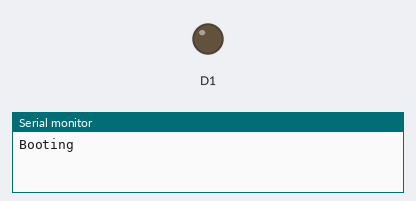
The sketch below on a simulated ESP8266 (NodeMCU). On the bench: output pins drawn as LEDs (lit = HIGH), the last lines printed to the serial monitor. WiFi joins after 1.5 s; servers stay silent unless stated; pins used as bus, display or sensor lines are not drawn.

Above: at 0.1 s.
At 1.7 s:
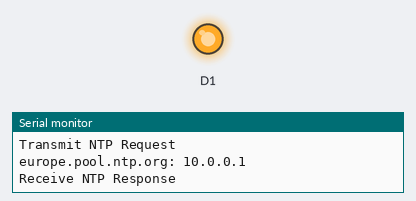
Timing chart, 0 to 3.2 s (numbered marks = the images above):
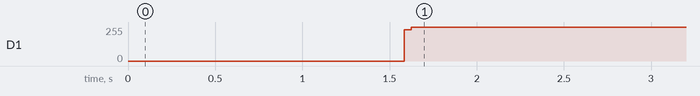

The sketch:

Woodstation.ino
```cpp
#include <TimeLib.h>
#include <ESP8266WiFi.h>
#include <ESP8266mDNS.h>
#include <WiFiUdp.h>
#include <ArduinoOTA.h>

#include "HT1632.h"

#define ESP8266
#define HT1632_CS   D1
#define HT1632_CLK  D5
#define HT1632_MOSI D7


const char* ssid = "**************";
const char* password = "*************";

// NTP Servers:
static const char ntpServerName[] = "europe.pool.ntp.org";
//static const char ntpServerName[] = "time.nist.gov";
//static const char ntpServerName[] = "time-a.timefreq.bldrdoc.gov";
//static const char ntpServerName[] = "time-b.timefreq.bldrdoc.gov";
//static const char ntpServerName[] = "time-c.timefreq.bldrdoc.gov";

int timeZone = 0;     // Central European Time
//const int timeZone = -5;  // Eastern Standard Time (USA)
//const int timeZone = -4;  // Eastern Daylight Time (USA)
//const int timeZone = -8;  // Pacific Standard Time (USA)
//const int timeZone = -7;  // Pacific Daylight Time (USA)


WiFiUDP Udp;
unsigned int localPort = 8888;  // local port to listen for UDP packets

time_t getNtpTime();
void digitalClockDisplay();
void printDigits(int digits);
void sendNTPpacket(IPAddress &address);

void setup()
{
  Serial.begin(115200);
  Serial.println("Booting");
  WiFi.mode(WIFI_STA);
  WiFi.begin(ssid, password);
  while (WiFi.waitForConnectResult() != WL_CONNECTED) {
    Serial.println("Connection Failed! Rebooting...");
    delay(5000);
    ESP.restart();
  }

  // Port defaults to 8266
  // ArduinoOTA.setPort(8266);

  // Hostname defaults to esp8266-[ChipID]
  // ArduinoOTA.setHostname("myesp8266");

  // No authentication by default
  // ArduinoOTA.setPassword((const char *)"123");

  ArduinoOTA.onStart([]() {
    Serial.println("Start");
  });
  ArduinoOTA.onEnd([]() {
    Serial.println("\nEnd");
  });
  ArduinoOTA.onProgress([](unsigned int progress, unsigned int total) {
    Serial.printf("Progress: %u%%\r", (progress / (total / 100)));
  });
  ArduinoOTA.onError([](ota_error_t error) {
    Serial.printf("Error[%u]: ", error);
    if (error == OTA_AUTH_ERROR) Serial.println("Auth Failed");
    else if (error == OTA_BEGIN_ERROR) Serial.println("Begin Failed");
    else if (error == OTA_CONNECT_ERROR) Serial.println("Connect Failed");
    else if (error == OTA_RECEIVE_ERROR) Serial.println("Receive Failed");
    else if (error == OTA_END_ERROR) Serial.println("End Failed");
  });
  ArduinoOTA.begin();
  Serial.println("Ready");
  Serial.print("IP address: ");
  Serial.println(WiFi.localIP());

  Serial.println("Starting UDP");
  Udp.begin(localPort);
  Serial.print("Local port: ");
  Serial.println(Udp.localPort());
  Serial.println("waiting for sync");
  setSyncProvider(getNtpTime);
  setSyncInterval(300);

  Serial.println("Setting up SPI display");
  HT1632.begin(HT1632_CS, HT1632_CLK, HT1632_MOSI);
  HT1632.clear();
  HT1632.setPixel(0,7); // ':' on time display
  HT1632.setPixel(20,7); // ':' on time display
}

time_t prevDisplay = 0; // when the digital clock was displayed

void loop()
{
  if (timeStatus() != timeNotSet) {
    if (now() != prevDisplay) { //update the display only if time has changed
      int newTimeZoneOffset = adjustDstEurope();
      if(newTimeZoneOffset != timeZone)
      {
        Serial.print("Adjusting timezone offset: ");
        Serial.println(newTimeZoneOffset);
        timeZone = newTimeZoneOffset;
        setSyncProvider(getNtpTime);
      }
      prevDisplay = now();
      char buffer[7];
      sprintf(buffer, "%02d%02d%02d", hour(), minute(), second());
      updateTimeDisplay(buffer);
    }
  }
  delay(100);
}

//------------------ Woodstation related data -------------------

static int humidityDisplayBaseAddresses[2][2]=
{
    {0,0},
    {7,0}
};

static int temperatureDisplayBaseAddresses[3][2]=
{
    {0,1},
    {7,1},
    {14,1}
};

static int timeDisplayBaseAddresses[6][2]=
{
    {0,2},  //H
    {7,2}, //H
    {14,2}, //m
    {0,3},  //m
    {7,3}, //s
    {14,3}  //s
};

static int dateDisplayBaseAddresses[8][2]=
{
    {0,4},  //D
    {7,4}, //D
    {14,4}, //M
    {0,5},  //M
    {7,5}, //Y
    {14,5}, //Y
    {1,2},  //Y
    {7,6}  //Y
};

static int sevenSegmentDigits[10][7]=
{
    {1, 1, 1, 1, 1, 1, 0},
    {0, 1, 1, 0, 0, 0, 0},
    {1, 1, 0, 1, 1, 0, 1},
    {1, 1, 1, 1, 0, 0, 1},
    {0, 1, 1, 0, 0, 1, 1},
    {1, 0, 1, 1, 0, 1, 1},
    {1, 0, 1, 1, 1, 1, 1},
    {1, 1, 1, 0, 0, 0, 0},
    {1, 1, 1, 1, 1, 1, 1},
    {1, 1, 1, 1, 0, 1, 1}
};
static int spaceCharacter[7] = {0, 0, 0, 0, 0, 0, 0};
static int minusCharacter[7] = {0, 0, 0, 0, 0, 0, 1};

void writeDisplayCharacterAtIndex(int* sevenSegmentCharBitSequence, int baseAddr, int bitIndex){
  if (!sevenSegmentCharBitSequence)
    return;
  int writeAddr = baseAddr;
  for (int i = 0; i < 7; ++i) {
    if (sevenSegmentCharBitSequence[i]) {
      HT1632.setPixel(writeAddr, bitIndex);
    } else {
      HT1632.clearPixel(writeAddr, bitIndex);
    }
    writeAddr++;
  }
}

void updateTimeDisplay(char* newTime){
  int characterMap[7] = {0, 0, 0, 0, 0, 0, 0};
  int iValue = 0;
  char cValue = '0';
  //HT1632.clear();
  for(int timeDigitIndex = 0; timeDigitIndex < 6; timeDigitIndex++){
    cValue = newTime[timeDigitIndex];
    iValue = atoi(&cValue);
    int baseAddr = timeDisplayBaseAddresses[timeDigitIndex][0];
    int bitIndex = timeDisplayBaseAddresses[timeDigitIndex][1];
    writeDisplayCharacterAtIndex(sevenSegmentDigits[iValue], baseAddr, bitIndex);
  }
  HT1632.render();
}


//-------------------- Time related data ------------------------


int adjustDstEurope()
{
 // last sunday of march
 int beginDSTDate=  (31 - (5* year() /4 + 4) % 7);
 //Serial.println(beginDSTDate);
 int beginDSTMonth=3;
 //last sunday of october
 int endDSTDate= (31 - (5 * year() /4 + 1) % 7);
 //Serial.println(endDSTDate);
 int endDSTMonth=10;
 // DST is valid as:
 if (((month() > beginDSTMonth) && (month() < endDSTMonth))
     || ((month() == beginDSTMonth) && (day() >= beginDSTDate))
     || ((month() == endDSTMonth) && (day() <= endDSTDate)))
 return 2;  // DST europe = utc +2 hour
 else return 1; // nonDST europe = utc +1 hour
}

/*-------- NTP code ----------*/

const int NTP_PACKET_SIZE = 48; // NTP time is in the first 48 bytes of message
byte packetBuffer[NTP_PACKET_SIZE]; //buffer to hold incoming & outgoing packets

time_t getNtpTime()
{
  IPAddress ntpServerIP; // NTP server's ip address

  while (Udp.parsePacket() > 0) ; // discard any previously received packets
  Serial.println("Transmit NTP Request");
  // get a random server from the pool
  WiFi.hostByName(ntpServerName, ntpServerIP);
  Serial.print(ntpServerName);
  Serial.print(": ");
  Serial.println(ntpServerIP);
  sendNTPpacket(ntpServerIP);
  uint32_t beginWait = millis();
  while (millis() - beginWait < 1500) {
    int size = Udp.parsePacket();
    if (size >= NTP_PACKET_SIZE) {
      Serial.println("Receive NTP Response");
      Udp.read(packetBuffer, NTP_PACKET_SIZE);  // read packet into the buffer
      unsigned long secsSince1900;
      // convert four bytes starting at location 40 to a long integer
      secsSince1900 =  (unsigned long)packetBuffer[40] << 24;
      secsSince1900 |= (unsigned long)packetBuffer[41] << 16;
      secsSince1900 |= (unsigned long)packetBuffer[42] << 8;
      secsSince1900 |= (unsigned long)packetBuffer[43];
      return secsSince1900 - 2208988800UL + timeZone * SECS_PER_HOUR;
    }
  }
  Serial.println("No NTP Response :-(");
  return 0; // return 0 if unable to get the time
}

// send an NTP request to the time server at the given address
void sendNTPpacket(IPAddress &address)
{
  // set all bytes in the buffer to 0
  memset(packetBuffer, 0, NTP_PACKET_SIZE);
  // Initialize values needed to form NTP request
  // (see URL above for details on the packets)
  packetBuffer[0] = 0b11100011;   // LI, Version, Mode
  packetBuffer[1] = 0;     // Stratum, or type of clock
  packetBuffer[2] = 6;     // Polling Interval
  packetBuffer[3] = 0xEC;  // Peer Clock Precision
  // 8 bytes of zero for Root Delay & Root Dispersion
  packetBuffer[12] = 49;
  packetBuffer[13] = 0x4E;
  packetBuffer[14] = 49;
  packetBuffer[15] = 52;
  // all NTP fields have been given values, now
  // you can send a packet requesting a timestamp:
  Udp.beginPacket(address, 123); //NTP requests are to port 123
  Udp.write(packetBuffer, NTP_PACKET_SIZE);
  Udp.endPacket();
}
```

HT1632.cpp
```cpp
#include "HT1632.h"

/*
 * MID LEVEL FUNCTIONS
 * Functions that handle internal memory, initialize the hardware
 * and perform the rendering go here:
 */

void HT1632Class::begin(uint8_t pinCS1, uint8_t pinWR, uint8_t pinDATA) {
  _numActivePins = 1;
  _pinCS[0] = pinCS1;
  initialize(pinWR, pinDATA);
}

void HT1632Class::initialize(uint8_t pinWR, uint8_t pinDATA) {
  _pinWR = pinWR;
  _pinDATA = pinDATA;

  for (uint8_t i = 0; i < _numActivePins; ++i){
    pinMode(_pinCS[i], OUTPUT);
  }

  pinMode(_pinWR, OUTPUT);
  pinMode(_pinDATA, OUTPUT);

  select();

  for (uint8_t i = 0; i < NUM_CHANNEL; ++i) {
    // Allocate new memory for each channel
    mem[i] = (byte *)malloc(ADDR_SPACE_SIZE);
  }
  // Clear all memory
  clear();

  // Send configuration to chip:
  // This configuration is from the HT1632 datasheet, with one modification:
  //   The RC_MASTER_MODE command is not sent to the master. Since acting as
  //   the RC Master is the default behaviour, this is not needed. Sending
  //   this command causes problems in HT1632C (note the C at the end) chips.

  // Send Master commands

  select(0b1111); // Assume that board 1 is the master.
  writeData(HT1632_ID_CMD, HT1632_ID_LEN);    // Command mode

  writeCommand(HT1632_CMD_SYSDIS); // Turn off system oscillator


  writeCommand(HT1632_CMD_COMS10);

  writeCommand(HT1632_CMD_SYSEN); //Turn on system
  writeCommand(HT1632_CMD_LEDON); // Turn on LED duty cycle generator
  writeCommand(HT1632_CMD_PWM(16)); // PWM 16/16 duty

  select();

  // Clear all screens by default:
  for(uint8_t i = 0; i < _numActivePins; ++i) {
    renderTarget(i);
    render();
  }
  // Set renderTarget to the first board.
  renderTarget(0);
}

void HT1632Class::selectChannel(uint8_t channel) {
  if(channel < NUM_CHANNEL) {
    _tgtChannel = channel;
  }
}

void HT1632Class::renderTarget(uint8_t target) {
  if(target < _numActivePins) {
    _tgtRender = target;
  }
}

void HT1632Class::setPixel(uint8_t x, uint8_t y) {
  if( x < 0 || x > OUT_SIZE || y < 0 || y > COM_SIZE )
    return;
  mem[_tgtChannel][GET_ADDR_FROM_X_Y(x, y)] |= (0b1 << PIXELS_PER_BYTE-1) >> (y % PIXELS_PER_BYTE);
}
void HT1632Class::clearPixel(uint8_t x, uint8_t y) {
  if( x < 0 || x > OUT_SIZE || y < 0 || y > COM_SIZE )
    return;
  mem[_tgtChannel][GET_ADDR_FROM_X_Y(x, y)] &= ~((0b1 << PIXELS_PER_BYTE-1) >> (y % PIXELS_PER_BYTE));
}
uint8_t HT1632Class::getPixel(uint8_t x, uint8_t y) {
  if( x < 0 || x > OUT_SIZE || y < 0 || y > COM_SIZE )
    return 0;
  return mem[_tgtChannel][GET_ADDR_FROM_X_Y(x, y)] & (0b1 << PIXELS_PER_BYTE-1) >> (y % PIXELS_PER_BYTE);
}

void HT1632Class::setPixel(uint8_t x, uint8_t y, uint8_t channel) {
  if( x < 0 || x > OUT_SIZE || y < 0 || y > COM_SIZE )
    return;
  mem[channel][GET_ADDR_FROM_X_Y(x, y)] |= GET_BIT_FROM_Y(y);
}
void HT1632Class::clearPixel(uint8_t x, uint8_t y, uint8_t channel) {
  if( x < 0 || x > OUT_SIZE || y < 0 || y > COM_SIZE )
    return;
  mem[channel][GET_ADDR_FROM_X_Y(x, y)] &= ~(GET_BIT_FROM_Y(y));
}
uint8_t HT1632Class::getPixel(uint8_t x, uint8_t y, uint8_t channel) {
  if( x < 0 || x > OUT_SIZE || y < 0 || y > COM_SIZE )
    return 0;
  return mem[channel][GET_ADDR_FROM_X_Y(x, y)] & GET_BIT_FROM_Y(y);
}

void HT1632Class::fill() {
  for(uint8_t i = 0; i < ADDR_SPACE_SIZE; ++i) {
    mem[_tgtChannel][i] = 0xFF;
  }
}
void HT1632Class::fillAll() {
  for(uint8_t c = 0; c < NUM_CHANNEL; ++c) {
    for(uint8_t i = 0; i < ADDR_SPACE_SIZE; ++i) {
      mem[c][i] = 0xFF; // Needs to be redrawn
    }
  }
}

void HT1632Class::clear(){
  for(uint8_t c = 0; c < NUM_CHANNEL; ++c) {
    for(uint8_t i = 0; i < ADDR_SPACE_SIZE; ++i) {
      mem[c][i] = 0x00; // Needs to be redrawn
    }
  }
}

// Draw the contents of mem
void HT1632Class::render() {
  if(_tgtRender >= _numActivePins) {
    return;
  }

  select(0b0001 << _tgtRender); // Selecting the chip

  writeData(HT1632_ID_WR, HT1632_ID_LEN);
  writeData(0, HT1632_ADDR_LEN); // Selecting the memory address

  // Write the channels in order
  for(uint8_t c = 0; c < NUM_CHANNEL; ++c) {
    for(uint8_t i = 0; i < ADDR_SPACE_SIZE; ++i) {
      // Write the higher bits before the the lower bits.
      writeData(mem[c][i] >> HT1632_WORD_LEN, HT1632_WORD_LEN); // Write the data in reverse.
      writeData(mem[c][i], HT1632_WORD_LEN); // Write the data in reverse.
    }
  }

  select(); // Close the stream at the end
}

// Set the brightness to an integer level between 1 and 16 (inclusive).
// Uses the PWM feature to set the brightness.
void HT1632Class::setBrightness(char brightness, char selectionmask) {
  if(selectionmask == 0b00010000) {
    if(_tgtRender < _numActivePins) {
      selectionmask = 0b0001 << _tgtRender;
    } else {
      return;
    }
  }

  select(selectionmask);
  writeData(HT1632_ID_CMD, HT1632_ID_LEN);    // Command mode
  writeCommand(HT1632_CMD_PWM(brightness));   // Set brightness
  select();
}


/*
 * LOWER LEVEL FUNCTIONS
 * Functions that directly talk to hardware go here:
 */

void HT1632Class::writeCommand(char data) {
  writeData(data, HT1632_CMD_LEN);
  writeSingleBit();
}
// Integer write to display. Used to write commands/addresses.
// PRECONDITION: WR is LOW
void HT1632Class::writeData(byte data, uint8_t len) {
  for(int j = len - 1, t = 1 << (len - 1); j >= 0; --j, t >>= 1){
    // Set the DATA pin to the correct state
    digitalWrite(_pinDATA, ((data & t) == 0)?LOW:HIGH);
    NOP(); // Delay
    // Raise the WR momentarily to allow the device to capture the data
    digitalWrite(_pinWR, HIGH);
    NOP(); // Delay
    // Lower it again, in preparation for the next cycle.
    digitalWrite(_pinWR, LOW);
  }
}

// Write single bit to display, used as padding between commands.
// PRECONDITION: WR is LOW
void HT1632Class::writeSingleBit() {
  // Set the DATA pin to the correct state
  digitalWrite(_pinDATA, LOW);
  NOP(); // Delay
  // Raise the WR momentarily to allow the device to capture the data
  digitalWrite(_pinWR, HIGH);
  NOP(); // Delay
  // Lower it again, in preparation for the next cycle.
  digitalWrite(_pinWR, LOW);
}

void HT1632Class::setCLK(uint8_t pinCLK) {
  _pinCLK = pinCLK;
  pinMode(_pinCLK, OUTPUT);
  digitalWrite(_pinCLK, LOW);
}

inline void HT1632Class::pulseCLK() {
  digitalWrite(_pinCLK, HIGH);
  NOP();
  digitalWrite(_pinCLK, LOW);
}

void HT1632Class::select(uint8_t mask) {
  for(uint8_t i=0, t=1; i<_numActivePins; ++i, t <<= 1){
    digitalWrite(_pinCS[i], (t & mask)?LOW:HIGH);
  }
}

void HT1632Class::select() {
  select(0);
}

HT1632Class HT1632;
```

Source omitted: HT1632.h (5028 bytes)

Measured:
- by itself, D1: 0/255 → 255/255 at 1.6 s
